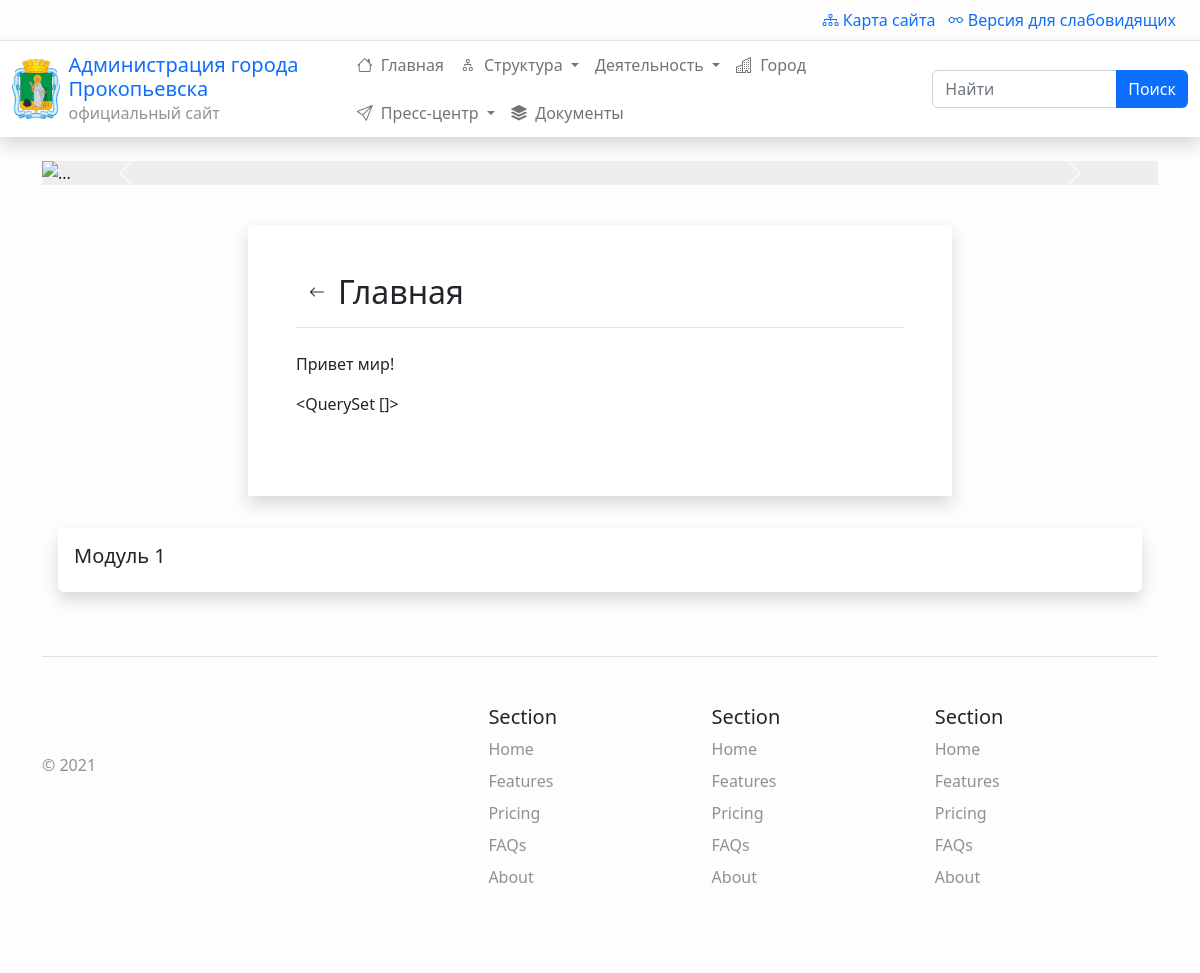
The page / on the database its author committed.
### menus/models.py (models this page shows, shortened)
class Menu(models.Model):
    title = models.CharField(max_length=100, verbose_name="Название")
    alias = models.SlugField(blank=True, unique=True,
                             max_length=100, help_text="Краткое название транслитом через тире (пример: 'kratkoe-nazvanie-translitom'). Чем короче тем лучше. Для автоматического заполнения - оставьте пустым.")
    parent = models.ForeignKey(
        'Menu', on_delete=models.CASCADE, blank=True, null=True, verbose_name="Родитель")
    order = models.PositiveSmallIntegerField(default=0, blank=True, null=True)
    list_order = models.PositiveSmallIntegerField(default=0, blank=True, null=True)
    level = models.PositiveSmallIntegerField(default=1, blank=True, null=True)
    url = models.CharField(max_length=1000, default='', blank=True, null=True)
    published = models.BooleanField(default=True, verbose_name="Опубликовано")
    is_fixed = models.BooleanField(default=False, verbose_name="Зафиксировать дочерние пункты меню?",
                                   help_text="Если отмечено - дочерние пункты меню не будут раскрываться, если не отмечено -  будут.")
    icon = models.CharField(max_length=32, default="", blank=True, verbose_name="Иконка", help_text="Необязательно. Названия брать <a href='https://icons.getbootstrap.com/' target='_blank'>отсюда.</a>")
    short_description = models.CharField(max_length=100, blank=True,
        verbose_name="Краткое описание", help_text="Краткое описание содержимого меню")
    description = RichTextUploadingField(verbose_name="Описание", blank=True)
    debug_info = models.TextField(default="", blank=True, null=True)
    objects = MenuManager()
    def get_subitems(parent=None, maxlevel=None):
        if parent:
            if maxlevel:
                if parent.level >= maxlevel:
                    return None
            items = Menu.objects.filter(parent_id=parent.id, published=True)
        else:
            items = Menu.objects.filter(level=1, published=True)
        if len(items) == 0:
            return None
        result = []
        for item in items:
            result.append(
                {
                    'item': item,
                    'url': item.url,
                    'subitems': item.get_subitems(maxlevel=maxlevel)
                }
            )
        return result
    class Meta:
        ordering = ['list_order']
        verbose_name = "Меню"
        verbose_name_plural = "Меню"

### site_settings/models.py (models this page shows, shortened)
class Base(models.Model):
    name = models.CharField(default="", max_length=100, verbose_name="Название")
    classes = models.CharField(max_length=256, verbose_name="CSS классы", blank=True, help_text="Можно использовать bootstrap классы.")
    created_at = models.DateTimeField(auto_now_add=True, verbose_name="Дата создания")
    updated_at = models.DateTimeField(auto_now=True, verbose_name="Последнее изменение")
    objects = GridManager()
    class Meta:
        abstract = True

class Module(Base, OrderedModel):
    menu = models.ManyToManyField(Menu, verbose_name="Привязка к меню")
    show_on_every_page = models.BooleanField(default=False, verbose_name="Отображать на всех страницах сайта",
        help_text="Если выбрано - значения из поля \"меню\" будут проигнорированы.")
    column = models.ForeignKey('Column', verbose_name="Позиция", on_delete=models.CASCADE)
    show_title = models.BooleanField(default=True, verbose_name="Заголовок")
    standart_design = models.BooleanField(default=True, verbose_name="Оформление по умолчанию")
    centrize = models.BooleanField(default=False, verbose_name="Центрировать содержимое")
    published = models.BooleanField(default=True, verbose_name='Опубликовано')
    published_at = models.DateField(default=datetime.date.today,
                                    verbose_name="Дата публикации")
    post_content = models.ForeignKey(
        Post, on_delete=models.SET_NULL, verbose_name="Пост", blank=True, null=True)
    feed_content = models.ForeignKey(
        Feed, on_delete=models.SET_NULL, verbose_name="Лента постов", blank=True, null=True)
    menu_content = models.ForeignKey(
        Menu, on_delete=models.SET_NULL, related_name="menu_content", verbose_name="Меню", blank=True, null=True)
    MENU_STYLE_CHOICES = [
        ('horizontal_blocks', 'Горизонтальное меню (блоки)'),
        ('vertical_with_submenus', 'Вертикальное меню (с дочерними меню)'),
        ('vertical_without_submenus', 'Вертикальное меню (без дочерних меню)'),
    ]
    menu_style = models.CharField(max_length=64, choices=MENU_STYLE_CHOICES, default=MENU_STYLE_CHOICES[0][0],
        verbose_name="Макет меню")
    class Meta:
        verbose_name = "Модуль"
        verbose_name_plural = "Модули"
        ordering = ['column']

### app/views.py (the view)
# urls.py: path('', views.route, {'cat1':'home'}),
def route(request, *args, **kwargs):
    return menus_views.menus(request, *args, **kwargs)

### app/templatetags/render_breadcrumbs.py (called while the page is built)
@register.inclusion_tag('app/breadcrumbs.html')
def render_breadcrumbs(bc_items:dict):
    url_chain = ''
    breadcrumbs_items = {'Главная':''}
    breadcrumbs_items.update(bc_items)
    for key, value in breadcrumbs_items.items():
        url_chain += value + '/'
        breadcrumbs_items[key] = url_chain
    context = {
        'breadcrumbs_items' : breadcrumbs_items
    }
    return context

### content/models.py (called while the page is built)
    def published(self):
        return self.filter(published=True, published_at__lte=datetime.date.today())

### content/views.py (called while the page is built)
def render_content(request, context, unknown_slugs=None):
    if unknown_slugs:
        for slug in unknown_slugs:
            content = get_content_if_exists(slug)
            if content:
                context['bc_items'].append((content.title, slug))
            else:
                raise Http404('Контент не найден')
        context['page'] = content
        context['contents'] = get_content(from_slug=slug)
    else:
        context['contents'] = get_content(from_menu_id=context['page'].id)
    for section in context['sections']:
        for column in section['columns']:
            for module in column['modules']:
                module['contents'] = get_content(module=module['obj'])
    return render(request, 'content/content.html', context)

### menus/models.py (called while the page is built)
    def published(self):
        return self.filter(published=True)

### menus/templatetags/render_menubar.py (called while the page is built)
@register.inclusion_tag('menus/menubar.html')
def render_menubar(maxlevel=2):
    context = {}
    context['menu_tree'] = Menu.get_subitems(parent=None, maxlevel=maxlevel)
    return context

### content/templates/content/content.html (shortened to what this page needs)
{% extends 'menus/menus.html' %}

### site_settings/templates/site_settings/grid.html (shortened to what this page needs)
{% extends 'app/base.html' %}
{% block grid %}
    {% for section in sections %}
    <section>
        {% if section.obj.indents %}
        <div class="container">
        {% endif %}
            <div class="row justify-content-center {{section.obj.classes}}">
                {% for column in section.columns %}
                <div class="
                            {% if column.obj.width %}col-{{column.obj.width}}{% else %}col{% endif %}
                            {{column.obj.classes}}"
                        >
                    {% for module in column.modules %}
                        {% if module.obj.name == "CONTENT" %}
                            <div id="content" class="shadow p-5 m-3">
                                <button id="back" type="button" class="btn float-start">
                                    <i class="bi bi-arrow-left"></i>
                                </button>
                                <h2 id="content-title" class="border-bottom mb-4 pb-3">{{ page.title }}</h2>
                                {% block content %}
                                {% endblock content %}
                            </div>
                        {% elif module.obj.standart_design %}
                            <div class="card border-0 shadow m-3
                                    {{module.obj.classes}}"
                                    >
                                <div class="card-body ">
                                    {% if module.obj.show_title %}
                                    <h5 class="card-title">{{module.obj.name}}</h5>
                                    {% endif %}
                                </div>
                            </div>
                        {% endif %}
                    {% endfor %}
                </div>
                {% endfor %}
            </div>
        {% if section.obj.indents %}
        </div>
        {% endif %}
    </section>
    {% endfor %}
{% endblock grid %}

### menus/templates/menus/menubar.html (shortened to what this page needs)
{% if menu_tree|length > 0 %}
<ul class="navbar-nav d-flex flex-wrap mr-auto mb-2 mb-lg-0 ms-auto">
    {% for level_1 in menu_tree %}
    <li class="nav-item
        {% if level_1.subitems != None %}
            dropdown
        {% endif %}
    ">
        {% if level_1.subitems != None %}
        <a class="nav-link dropdown-toggle" data-bs-auto-close="outside" aria-expanded="false" href="{{level_1.url}}">
        {% else %}
        <a class="nav-link" aria-current="page" href="{{level_1.url}}">
        {% endif %}
            {% if level_1.item.icon %}
            <i class="bi bi-{{level_1.item.icon}}"></i>
            {% endif %}
            {{level_1.item.title }}
        </a>
    </li>
    {% endfor %}
</ul>
{% endif%}

### menus/templates/menus/menu_blocks.html (shortened to what this page needs)
<div class="page-description">
  {{ page.description|safe }}
</div>
{{menus}}

### app/static/app/css/custom.css (style rules this page uses)
body { background: #fdfdfd; }
#content { background-color: #fff; }
header .navbar-nav { line-height: 2rem; }
header .navbar-nav .nav-item a { white-space: nowrap; }
header .navbar-nav .nav-item a i { margin-right: 4px; }
.row { --bs-gutter-x: 0; }

### rows shown on the page
Menu: item "Главная", title "Главная", description "Привет мир!"
Menu: item "Структура"
Menu: item "Деятельность"
Menu: item "Город"
Menu: item "Пресс-центр"
Menu: item "Документы"
Module: menus "<QuerySet []>"
Module: obj.name "Модуль 1"
